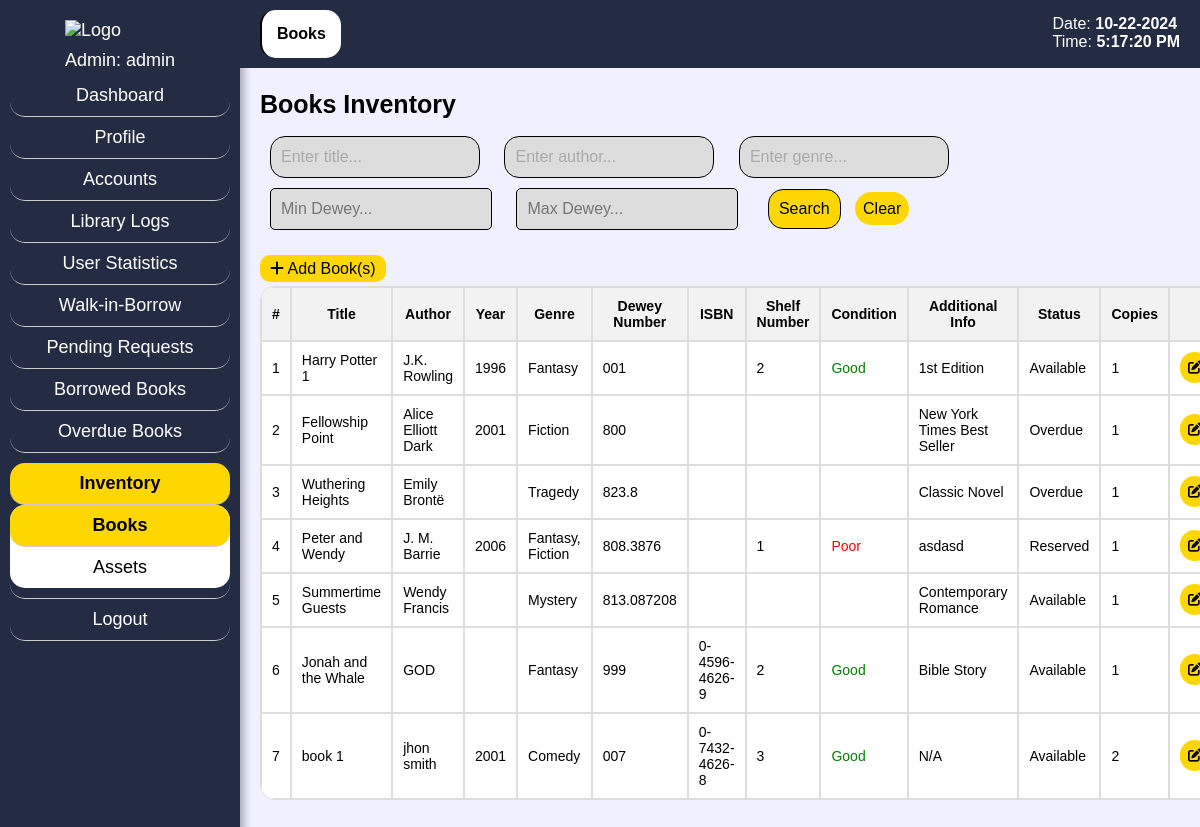
Page /bk_inv.php?aid=1 on the committed database.
### tables this page shows
CREATE TABLE `inventory` (
  `bid` int(9) NOT NULL,
  `title` varchar(99) NOT NULL,
  `author` varchar(99) NOT NULL,
  `year` varchar(99) NOT NULL,
  `genre` varchar(255) NOT NULL,
  `dew_num` varchar(99) NOT NULL,
  `ISBN` varchar(99) NOT NULL,
  `shlf_num` varchar(99) NOT NULL,
  `cndtn` varchar(99) NOT NULL,
  `add_info` varchar(500) NOT NULL,
  `status` varchar(255) NOT NULL,
  `added_by` varchar(99) NOT NULL
);

### bk_inv.php (the view, shortened to what this page needs)
<?php
include 'config.php';
if (isset($_GET['aid'])) {
    $aid = $_GET['aid'];
    $query = "SELECT username FROM admin WHERE aid = ?";
    $stmt = $mysqli->prepare($query);
    $stmt->bind_param("i", $aid);
    $stmt->execute();
    $result = $stmt->get_result();
    if ($result && $result->num_rows > 0) {
        $admin = $result->fetch_assoc();
        $admin_username = $admin['username'];
        $admin_username_display = $admin_username;
    } else {
        $admin_username_display = "Username";
    }
}
?>
<?php
function getCurrentFileName() {
    return basename($_SERVER['PHP_SELF']);
}
$currentFile = getCurrentFileName();
?>
<!DOCTYPE html>
<html lang="en">
<head>
    <link rel="stylesheet" href="css/admin_srch.css">
    <link rel="stylesheet" href="https://cdnjs.cloudflare.com/ajax/libs/font-awesome/6.0.0-beta3/css/all.min.css">
</head>
<body class="bg">
<div class="sidebar">
    <span style="margin-left: 25%;"><img src="css/pics/logop.png" alt="Logo" class="logo"></span>
        <?php
        if(isset($admin_username_display)) {
            echo '<div class="hell">Admin: ' . $admin_username_display . '</span></div>';
        } else {
            echo '<div>Admin: <br>Username</div>';
        }
        ?>
        <a href="admin_dash.php<?php if(isset($aid)) echo '?aid=' . $aid; ?>" class="sidebar-item">Dashboard</a>
        <a href="admin_pf.php<?php if(isset($aid)) echo '?aid=' . $aid; ?>" class="sidebar-item">Profile</a>
        <a href="admin_srch.php<?php if(isset($aid)) echo '?aid=' . $aid; ?>" class="sidebar-item">Accounts</a>
        <a href="admin_attd.php<?php if(isset($aid)) echo '?aid=' . $aid; ?>" class="sidebar-item">Library Logs</a>
        <a href="admin_stat.php<?php if (isset($aid)) echo '?aid=' . $aid; ?>" class="sidebar-item">User Statistics</a>
        <a href="admin_wres.php<?php if(isset($aid)) echo '?aid=' . $aid; ?>" class="sidebar-item">Walk-in-Borrow</a>
        <a href="admin_preq.php<?php if(isset($aid)) echo '?aid=' . $aid; ?>" class="sidebar-item">Pending Requests</a>
        <a href="admin_brel.php<?php if(isset($aid)) echo '?aid=' . $aid; ?>" class="sidebar-item">Borrowed Books</a>
        <a href="admin_ob.php<?php if(isset($aid)) echo '?aid=' . $aid; ?>" class="sidebar-item">Overdue Books</a>
        <div class="sidebar-item dropdown <?php if (strpos($currentFile, 'bk_inv.php') !== false || strpos($currentFile, 'add_bk_inv.php') !== false) echo 'show'; ?>">
            <a href="#" class="dropdown-link <?php if (strpos($currentFile, 'bk_inv.php') !== false || strpos($currentFile, 'add_bk_inv.php') !== false) echo 'active'; ?>" onclick="toggleDropdown(event)">Inventory</a>
            <div class="dropdown-content <?php if (strpos($currentFile, 'bk_inv.php') !== false || strpos($currentFile, 'add_bk_inv.php') !== false) echo 'show'; ?>">
                <a href="bk_inv.php<?php if (isset($aid)) echo '?aid=' . $aid; ?>" class="sidebar-item <?php if ($currentFile == 'bk_inv.php') echo 'active'; ?>">Books</a>
                <a href="admin_asts_inv.php<?php if (isset($aid)) echo '?aid=' . $aid; ?>" class="sidebar-item <?php if ($currentFile == 'admin_asts_inv.php') echo 'active'; ?>">Assets</a>
            </div>
        </div>
        <a href="login.php" class="sidebar-item logout-btn">Logout</a>
    </div>
    <div class="content">
        <nav class="secondary-navbar">
            <a href="bk_inv.php<?php if(isset($aid)) echo '?aid=' . $aid; ?>" class="secondary-navbar-item active">Books</a>
        </nav>
    </div>
    <div class="fixed-date-time">
        <p>Date: <span id="current-date"><?php echo date("m-d-Y"); ?></span></p>
        <p>Time: <span id="current-time"></span></p>
    </div>
    <div class="content-container">
        <div class="search-bar">
            <h1>Books Inventory</h1>
            <form action="bk_inv.php" method="GET">
                <input type="text" id="searchTitle" name="title" class="input" placeholder="Enter title..." value="<?php echo isset($_GET['title']) ? $_GET['title'] : ''; ?>">
                <input type="text" id="searchAuthor" name="author" class="input" placeholder="Enter author..." value="<?php echo isset($_GET['author']) ? $_GET['author'] : ''; ?>">
                <input type="text" id="searchGenre" name="genre" class="input" placeholder="Enter genre..." value="<?php echo isset($_GET['genre']) ? $_GET['genre'] : ''; ?>">
                <input type="number" id="minDewey" name="minDewey" class="input" placeholder="Min Dewey..." value="<?php echo isset($_GET['minDewey']) ? $_GET['minDewey'] : ''; ?>">
                <input type="number" id="maxDewey" name="maxDewey" class="input" placeholder="Max Dewey..." value="<?php echo isset($_GET['maxDewey']) ? $_GET['maxDewey'] : ''; ?>">
                <button type="submit" style="margin-left:15px;">Search</button>
                <a href="bk_inv.php<?php if(isset($_GET['aid'])) echo '?aid=' . $_GET['aid']; ?>" class="delete-btn">Clear</a>
            </form>
        </div>
        <a href="add_bk_inv.php<?php if(isset($aid)) echo '?aid=' . $aid; ?>" class="add-lib"><i class='fas fa-plus'></i> Add Book(s)</a>
<br><br>
        <table>
            <thead>
                <tr>
                    <th>#</th>
                    <th>Title</th>
                    <th>Author</th>
                    <th>Year</th>
                    <th>Genre</th>
                    <th>Dewey Number</th>
                    <th>ISBN</th>
                    <th>Shelf Number</th>
                    <th>Condition</th>
                    <th>Additional Info</th>
                    <th>Status</th>
                    <th>Copies</th>
                    <th colspan="2">Actions:</th>
                </tr>
            </thead>
            <tbody>
            <?php
            $query = "SELECT bid, title, author, year, genre, dew_num, ISBN, shlf_num, cndtn, add_info, status,
                      (SELECT COUNT(*) FROM inventory i2 WHERE i2.title = i1.title AND i2.author = i1.author AND i2.year = i1.year AND i2.genre = i1.genre AND i2.dew_num = i1.dew_num AND i2.ISBN = i1.ISBN AND i2.shlf_num = i1.shlf_num AND i2.cndtn = i1.cndtn AND i2.add_info = i1.add_info AND i2.status = i1.status) AS copies
                      FROM inventory i1 WHERE 1";
            $result = $mysqli->query($query);
            $last_row = [];
            if ($result && $result->num_rows > 0) {
                $counter = 1;
                while ($row = $result->fetch_assoc()) {
                    $current_row = [
                        'title' => $row['title'],
                        'author' => $row['author'],
                        'year' => $row['year'],
                        'genre' => $row['genre'],
                        'dew_num' => $row['dew_num'],
                        'isbn' => $row['ISBN'],
                        'shelf_num' => $row['shlf_num'],
                        'condition' => $row['cndtn'],
                        'add_info' => $row['add_info'],
                        'status' => $row['status']
                    ];
                    if ($current_row !== $last_row) {
                        echo '<tr>';
                        echo '<td>' . $counter++ . '</td>';
                        echo '<td>' . $row['title'] . '</td>';
                        echo '<td>' . $row['author'] . '</td>';
                        echo '<td>' . $row['year'] . '</td>';
                        echo '<td>' . $row['genre'] . '</td>';
                        echo '<td>' . $row['dew_num'] . '</td>';
                        echo '<td>' . $row['ISBN'] . '</td>';
                        echo '<td>' . $row['shlf_num'] . '</td>';
                        echo '<td>';
                        if ($row['cndtn'] == 'Good') {
                            echo '<span style="color: green;">Good</span>';
                        } elseif ($row['cndtn'] == 'Fair') {
                            echo '<span style="color: orange;">Fair</span>';
                        } elseif ($row['cndtn'] == 'Poor') {
                            echo '<span style="color: red;">Poor</span>';
                        } else {
                            echo $row['cndtn'];
                        }
                        echo '</td>';
                        echo '<td>' . $row['add_info'] . '</td>';
                        echo '<td>' . $row['status'] . '</td>';
                        echo '<td>' . $row['copies'] . '</td>';
                        echo '<td>';
                        echo '<button class="edit-btn" onclick="editBook(' . $row['bid'] . ')"><i class="fas fa-edit"></i></button>';
                        echo '</td>';
                        echo '</tr>';
                        $last_row = $current_row;
                    }
                }
            } else {
                echo '<tr><td colspan="13">No data found matching the search criteria.</td></tr>';
            }
            ?>
            </tbody>
        </table>
    </div>
    <br><br>
</body>
</html>

### css/admin_srch.css (style rules this page uses)
.bg { margin: 0; padding: 0; font-family: Century Gothic,CenturyGothic,AppleGothic,sans-serif; background-color: #F0F0FF; }
.logo { height: 50px; width: auto; }
.sidebar { background-color: #242c44; width: 220px; padding: 20px 10px 20px 10px; height: 100%; font-size: 18px; position: fixed; top: 0; color: white; box-shadow: 4px 0 8px rgba(0, 0, 0, 0.3); }
.sidebar-item { padding: 10px 0; border-bottom: 1px solid #ccc; text-decoration: none; color: white; display: block; text-align: center; border-radius: 15px; }
.sidebar-item.active { background-color: gold; color: black; font-weight: bold; display: block; padding: 10px 0; }
.logout-btn { margin-top: auto; padding: 10px 0; text-decoration: none; color: white; display: block; text-align: center; border-radius: 15px; }
.secondary-navbar { background-color: #242c44; padding: 10px 20px; display: block; float: left; align-items: center; margin-left: 240px; position: fixed; width: 100%; position: fixed; top: 0; z-index: 1000; }
.secondary-navbar-item { padding: 15px; text-decoration: none; color: white; display: block; border-left: 2px solid black; float: left; text-align: center; border-radius: 15px; }
.secondary-navbar-item.active { background-color: white; color: black; font-weight: bold; }
.content-container { margin-top: 70px; margin-left: 240px; padding-left: 20px; overflow-y: auto; height: calc(100% - 70px); padding-bottom: 20px; }
.search-bar { margin-top: 20px; margin-bottom: 20px; }
.search-bar input[type="text"], .search-bar input[type="number"], .search-bar select, .search-bar button[type="submit"] { padding: 10px; font-size: 16px; border: 1px solid black; display: inline-block; margin-right: 10px; background-color: #ddd; }
.search-bar input[type="text"] { width: 20%; border-radius: 15px; }
.search-bar button[type="submit"] { background-color: gold; color: black; cursor: pointer; border-radius: 15px; }
.search-bar input[type="text"]::placeholder { color: #aaa; }
h1 { font-size: 25px; }
table { width: 98%; margin-top: -10px; font-size: 14px; border-spacing: 0; border-radius: 15px; overflow: hidden; border: 1px solid #ddd; }
table tr { color: black; background-color: white; }
table th, table td { padding: 10px; border: 1px solid #ddd; text-align: left; }
table th { background-color: #f2f2f2; text-align: center; }
.fixed-date-time { position: fixed; top: 15px; right: 20px; color: white; font-size: 16px; z-index: 1000; }
.fixed-date-time p { margin: 0; padding: 0; }
.fixed-date-time span { font-weight: bold; }
.input, .select { padding: 5px; border: 1px solid #ccc; border-radius: 5px; margin-left: 10px; max-width: 200px; }
.edit-btn, .delete-btn { border: none; background-color: gold; color: black; border-radius: 30px; padding: 8px; cursor: pointer; transition: background-color 0.3s; margin-right: 10px; text-decoration: none; }
input[type="number"], input[type="text"] { width: 500px; height: 20px; padding: 5px; border: none; border-radius: 5px; margin-bottom: 10px; background-color: white; color: black; }
.dropdown-content { display: none; flex-direction: column; background-color: white; border-radius: 15px; width: 100%; }
.dropdown-content a { padding: 10px 0; text-decoration: none; color: #000; display: block; text-align: center; border-bottom: 1px solid #ccc; }
.dropdown-content a:last-child { border-bottom: none; }
.dropdown-content.show { display: flex; }
.dropdown-link { padding: 10px 0; border-bottom: 1px solid #ccc; text-decoration: none; color: white; display: block; text-align: center; border-radius: 15px; }
.dropdown-link.active { background-color: gold; color: black; font-weight: bold; }
.add-lib { background-color: gold; color: black; cursor: pointer; border-radius: 10px; padding: 5px; padding-left: 10px; padding-right: 10px; text-decoration: none; }
.hell { text-align: center; margin-bottom: 2%; margin-top: 4%; }

### rows in the picture
inventory: title "Harry Potter 1", author "J.K. Rowling", year "1996", genre "Fantasy", dew_num "001", shlf_num "2", cndtn "Good", add_info "1st Edition", status "Available", copies "1"
inventory: title "Fellowship Point", author "Alice Elliott Dark", year "2001", genre "Fiction", dew_num "800", add_info "New York Times Best Seller", status "Overdue", copies "1"
inventory: title "Wuthering Heights", author "Emily Brontë", genre "Tragedy", dew_num "823.8", add_info "Classic Novel", status "Overdue", copies "1"
inventory: title "Peter and Wendy", author "J. M. Barrie", year "2006", genre "Fantasy, Fiction", dew_num "808.3876", shlf_num "1", cndtn "Poor", add_info "asdasd", status "Reserved", copies "1"
inventory: title "Summertime Guests", author "Wendy Francis", genre "Mystery", dew_num "813.087208", add_info "Contemporary Romance", status "Available", copies "1"
inventory: title "Jonah and the Whale", author "GOD", genre "Fantasy", dew_num "999", ISBN "0-4596-4626-9", shlf_num "2", cndtn "Good", add_info "Bible Story", status "Available", copies "1"
inventory: title "book 1", author "jhon smith", year "2001", genre "Comedy", dew_num "007", ISBN "0-7432-4626-8", shlf_num "3", cndtn "Good", add_info "N/A", status "Available", copies "2"

### other values in the picture
$admin_username_display "admin"
